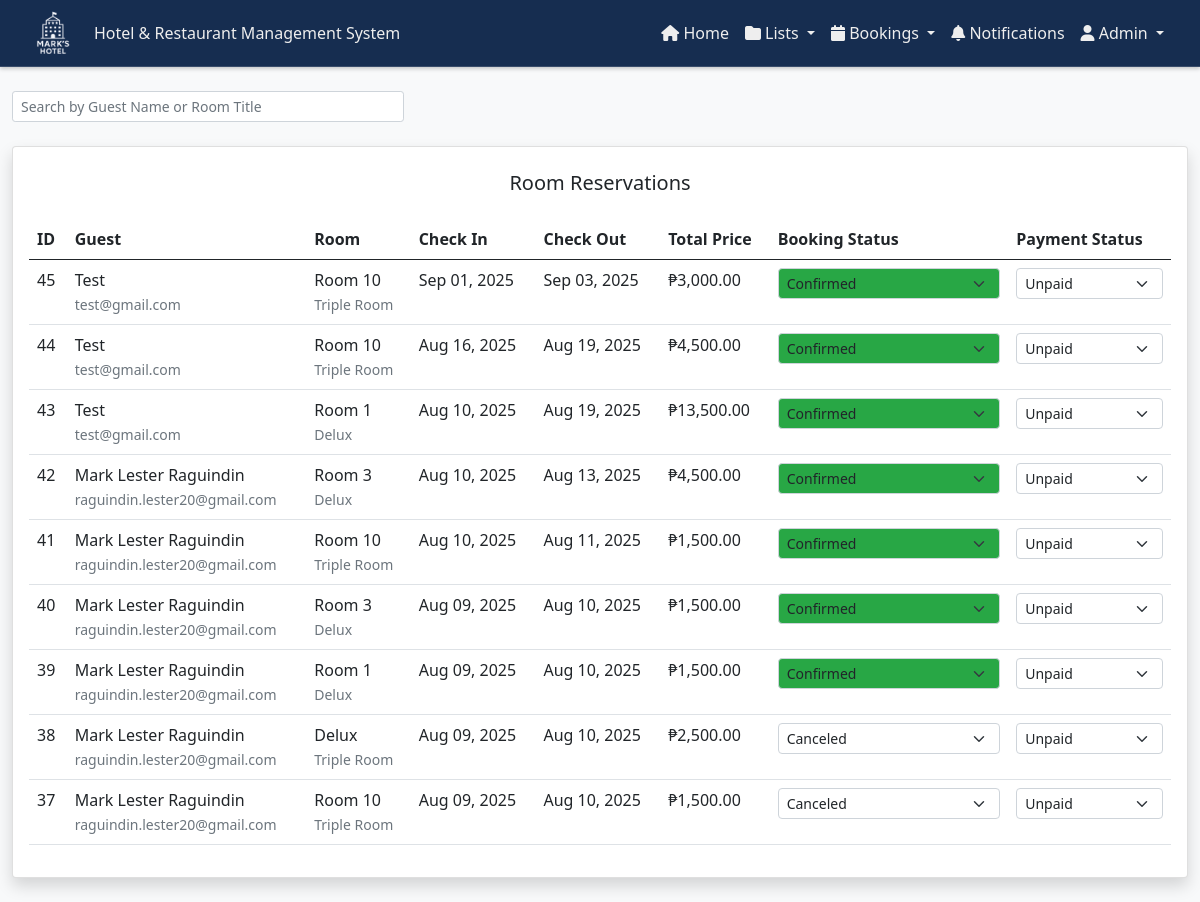
The page /admin/room_reservations.php (signed in) on the database as committed earlier.
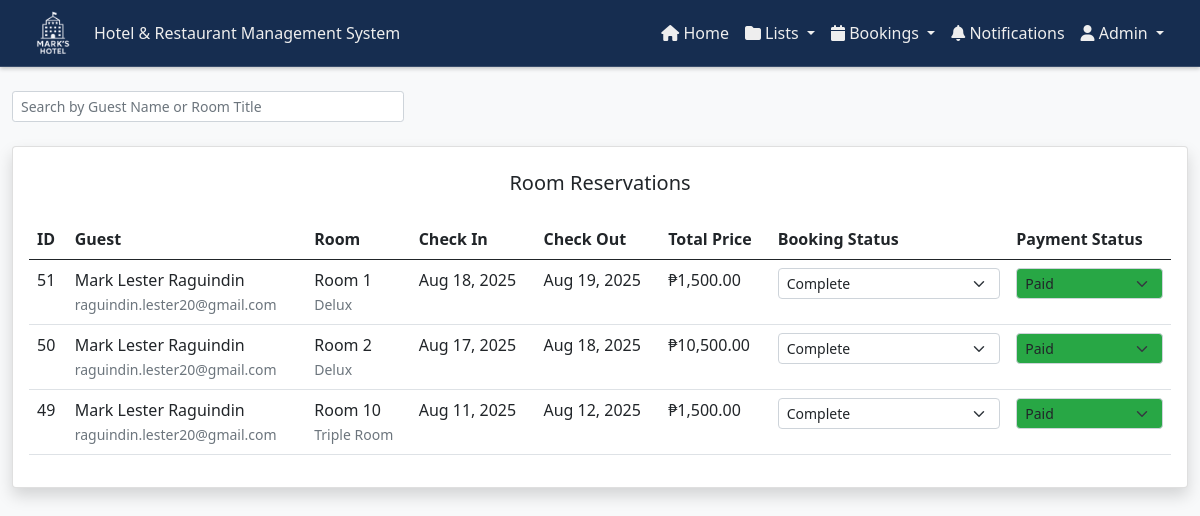
The same page on the database as committed later.
### tables this page shows
CREATE TABLE `bookings` (
  `booking_id` int(11) NOT NULL,
  `user_id` int(11) NOT NULL,
  `room_id` int(11) NOT NULL,
  `check_in_date` date NOT NULL,
  `check_out_date` date NOT NULL,
  `total_price` decimal(10,2) NOT NULL,
  `status` enum('pending','confirmed','cancelled','completed') DEFAULT 'pending',
  `payment_status` enum('unpaid','partially_paid','paid') DEFAULT 'unpaid',
  `special_requests` text DEFAULT NULL,
  `is_read` tinyint(1) DEFAULT 0,
  `created_at` timestamp NOT NULL DEFAULT current_timestamp(),
  `updated_at` timestamp NOT NULL DEFAULT current_timestamp() ON UPDATE current_timestamp()
);

CREATE TABLE `users` (
  `user_id` int(11) NOT NULL,
  `name` varchar(255) NOT NULL,
  `address` varchar(50) NOT NULL,
  `email` varchar(50) NOT NULL,
  `password` varchar(50) NOT NULL,
  `role` varchar(20) DEFAULT NULL,
  `phone` tinytext DEFAULT NULL
);

CREATE TABLE `rooms` (
  `id` int(11) NOT NULL,
  `title` varchar(255) NOT NULL,
  `room_type_id` int(11) NOT NULL,
  `images` varchar(255) DEFAULT NULL,
  `price` varchar(250) DEFAULT NULL,
  `includes` varchar(250) DEFAULT NULL
);

CREATE TABLE `room_type` (
  `id` int(11) NOT NULL,
  `title` varchar(255) NOT NULL,
  `detail` varchar(255) NOT NULL
);

### controllers/roomReservationsController.php (called while the page is built, shortened)
<?php
function getReservations($con) {
    $query = "SELECT
        b.booking_id,
        b.check_in_date,
        b.check_out_date,
        b.total_price,
        b.status as booking_status,
        b.payment_status,
        b.special_requests,
        b.created_at,
        u.name as guest_name,
        u.email as guest_email,
        r.title as room_title,
        rt.title as room_type
    FROM bookings b
    LEFT JOIN users u ON b.user_id = u.user_id
    LEFT JOIN rooms r ON b.room_id = r.id
    LEFT JOIN room_type rt ON r.room_type_id = rt.id
    ORDER BY b.created_at DESC";
    return mysqli_query($con, $query);
}
?>

### admin/room_reservations.php (the view, shortened to what this page needs)
<?php
require_once '../components/config.php';
require_once '../controllers/roomReservationsController.php';
function getPaymentStatusColor($status) {
    switch ($status) {
        case 'paid':
            return '#28a745';
        default:
            return '#ffffff';
    }
}
function getStatusColor($status) {
    switch ($status) {
        case 'confirmed':
            return '#28a745';
        default:
            return '#ffffff';
    }
}
$reservations = getReservations($con);
?>
<!DOCTYPE html>
<html lang="en">
<head>
<link href="https://cdn.jsdelivr.net/npm/bootstrap@5.0.2/dist/css/bootstrap.min.css" rel="stylesheet">
    <link rel="stylesheet" href="https://cdnjs.cloudflare.com/ajax/libs/font-awesome/6.0.0-beta3/css/all.min.css" />
    <link rel="stylesheet" href="../css/customAdminHeader.css">
    <link rel="stylesheet" href="https://cdnjs.cloudflare.com/ajax/libs/font-awesome/6.7.2/css/all.min.css">
    <link rel="stylesheet" href="https://cdn.datatables.net/1.11.5/css/dataTables.bootstrap5.min.css">
    <link rel="stylesheet" href="../css/notifications.css">
    <link rel="stylesheet" href="../css/darkTheme.css">
    <link rel="stylesheet" href="https://cdnjs.cloudflare.com/ajax/libs/jquery/3.7.1/jquery.min.js">
</head>
<body>
    <?php include '../components/header_admin.php'; ?>
    <div class="container-fluid py-4">
        <div class="text-end col-md-4 mb-3">
            <input type="text" class="form-control form-control-sm mb-3" id="searchInput" placeholder="Search by Guest Name or Room Title" onkeyup="filterTable()">
        </div>
        <div class="row mt-4">
            <div class="col-12">
                <div class="card shadow">
                    <h5 class="text-center mt-4">Room Reservations</h5>
                    <div class="card-body">
                        <div class="table-responsive">
                            <table id="reservationsTable" class="table table-white">
                                <thead>
                                    <tr>
                                        <th>ID</th>
                                        <th>Guest</th>
                                        <th>Room</th>
                                        <th>Check In</th>
                                        <th>Check Out</th>
                                        <th>Total Price</th>
                                        <th>Booking Status</th>
                                        <th>Payment Status</th>
                                    </tr>
                                </thead>
                                <tbody id="reservationsBody">
                                    <?php while($row = mysqli_fetch_assoc($reservations)): ?>
                                        <tr>
                                            <td><?php echo $row['booking_id']; ?></td>
                                            <td>
                                                <?php echo $row['guest_name']; ?><br>
                                                <small class="text-muted"><?php echo $row['guest_email']; ?></small>
                                            </td>
                                            <td>
                                                <?php echo $row['room_title']; ?><br>
                                                <small class="text-muted"><?php echo $row['room_type']; ?></small>
                                            </td>
                                            <td><?php echo date('M d, Y', strtotime($row['check_in_date'])); ?></td>
                                            <td><?php echo date('M d, Y', strtotime($row['check_out_date'])); ?></td>
                                            <td>₱<?php echo number_format($row['total_price'], 2); ?></td>
                                            <td>
                                                <form method="POST">
                                                    <select name="new_status" class="form-select form-select-sm status-select"
                                                            onchange="this.form.submit()"
                                                            style="background-color: <?php echo getStatusColor($row['booking_status']); ?>">
                                                        <option value="confirmed" <?php echo $row['booking_status'] == 'confirmed' ? 'selected' : ''; ?>>Confirmed</option>
                                                        <option value="cancelled" <?php echo $row['booking_status'] == 'cancelled' ? 'selected' : ''; ?>>Canceled</option>
                                                        <option value="completed" <?php echo $row['booking_status'] == 'completed' ? 'selected' : ''; ?>>Complete</option>
                                                    </select>
                                                </form>
                                            </td>
                                            <td>
                                                <form method="POST">
                                                    <select name="new_status" class="form-select form-select-sm status-select"
                                                            onchange="this.form.submit()"
                                                            style="background-color: <?php echo getPaymentStatusColor($row['payment_status']); ?>">
                                                        <option value="unpaid" <?php echo $row['payment_status'] == 'unpaid' ? 'selected' : ''; ?>>Unpaid</option>
                                                        <option value="paid" <?php echo $row['payment_status'] == 'paid' ? 'selected' : ''; ?>>Paid</option>
                                                    </select>
                                                </form>
                                            </td>
                                        </tr>
                                    <?php endwhile; ?>
                                </tbody>
                            </table>
                        </div>
                    </div>
                </div>
            </div>
        </div>
    </div>
</body>
</html>

### components/header_admin.php (shortened to what this page needs)
<nav class="navbar navbar-expand-lg custom-navbar">
    <div class="container-fluid">
        <img src="../images/final.png" alt="" class="me-3" style="height: 50px;">
        <a class="navbar-brand" id="navbarTitle" href="dashboard.php">
        </a>
        <div class="collapse navbar-collapse" id="navbarNav">
            <ul class="navbar-nav ms-auto">
                <li class="nav-item">
                    <a class="nav-link" aria-current="page" href="dashboard.php">
                        <i class="fas fa-home"></i> Home
                    </a>
                </li>
                <li class="nav-item dropdown">
                    <a class="nav-link dropdown-toggle" href="#" id="entriesDropdown" role="button" data-bs-toggle="dropdown" aria-expanded="false">
                        <i class="fas fa-folder"></i> Lists
                    </a>
                </li>
                <li class="nav-item dropdown">
                    <a class="nav-link dropdown-toggle" href="#" id="entriesDropdown" role="button" data-bs-toggle="dropdown" aria-expanded="false">
                        <i class="fas fa-calendar"></i> Bookings
                    </a>
                </li>
                <li class="nav-item">
                    <a class="nav-link position-relative" aria-current="page" href="#" id="notificationLink">
                        <i class="fas fa-bell"></i> Notifications
                        <span class="notification-badge"></span>
                    </a>
                </li>
                <li class="nav-item dropdown">
                    <a class="nav-link dropdown-toggle" href="#" id="userDropdown" role="button" data-bs-toggle="dropdown" aria-expanded="false">
                        <i class="fas fa-user"></i> <?php echo htmlspecialchars($_SESSION['name'] ?? 'User'); ?>
                    </a>
                </li>
            </ul>
        </div>
    </div>
</nav>

### css/customAdminHeader.css (style rules this page uses)
.custom-navbar { background-color: #162d50; border-bottom: 1px solid rgba(255, 255, 255, 0.15); box-shadow: 0 2px 4px rgba(0, 0, 0, 0.2); padding: 0.5rem 1rem; }
.custom-navbar .navbar-brand, .custom-navbar .nav-link, .custom-navbar .dropdown-toggle { color: #eee !important; font-weight: 500; font-size: 1rem; }

### css/notifications.css (style rules this page uses)
.notification-badge { position: absolute; top: -5px; right: -5px; font-size: 0.75rem; padding: 0.25em 0.4em; border-radius: 50%; }
#notificationLink { position: relative; cursor: pointer; }

### css/darkTheme.css (style rules this page uses)
:root { --light-bg: #f8f9fa; --light-text: #212529; --light-card-bg: #ffffff; --light-border: #dee2e6; --light-input-bg: #ffffff; --dark-bg: #121212; --dark-text: #e9ecef; --dark-card-bg: #1e1e1e; --dark-border: #333333; --dark-input-bg: #2d2d2d; }
body { background-color: var(--light-bg); color: var(--light-text); transition: background-color 0.3s, color 0.3s; }

Rows that differ between the two databases and show on the page:
removed bookings: booking_id "45", user.name "Test", user.email "test@gmail.com", room.title "Room 10", room_type.title "Triple Room", check_in_date "Sep 01, 2025", check_out_date "Sep 03, 2025", total_price "3,000.00", new_status "Confirmed", new_status "Unpaid"
removed bookings: booking_id "44", user.name "Test", user.email "test@gmail.com", room.title "Room 10", room_type.title "Triple Room", check_in_date "Aug 16, 2025", check_out_date "Aug 19, 2025", total_price "4,500.00", new_status "Confirmed", new_status "Unpaid"
removed bookings: booking_id "43", user.name "Test", user.email "test@gmail.com", room.title "Room 1", room_type.title "Delux", check_in_date "Aug 10, 2025", check_out_date "Aug 19, 2025", total_price "13,500.00", new_status "Confirmed", new_status "Unpaid"
removed bookings: booking_id "42", user.name "Mark Lester Raguindin", user.email "raguindin.lester20@gmail.com", room.title "Room 3", room_type.title "Delux", check_in_date "Aug 10, 2025", check_out_date "Aug 13, 2025", total_price "4,500.00", new_status "Confirmed", new_status "Unpaid"
removed bookings: booking_id "41", user.name "Mark Lester Raguindin", user.email "raguindin.lester20@gmail.com", room.title "Room 10", room_type.title "Triple Room", check_in_date "Aug 10, 2025", check_out_date "Aug 11, 2025", total_price "1,500.00", new_status "Confirmed", new_status "Unpaid"
removed bookings: booking_id "40", user.name "Mark Lester Raguindin", user.email "raguindin.lester20@gmail.com", room.title "Room 3", room_type.title "Delux", check_in_date "Aug 09, 2025", check_out_date "Aug 10, 2025", total_price "1,500.00", new_status "Confirmed", new_status "Unpaid"
removed bookings: booking_id "39", user.name "Mark Lester Raguindin", user.email "raguindin.lester20@gmail.com", room.title "Room 1", room_type.title "Delux", check_in_date "Aug 09, 2025", check_out_date "Aug 10, 2025", total_price "1,500.00", new_status "Confirmed", new_status "Unpaid"
removed bookings: booking_id "38", user.name "Mark Lester Raguindin", user.email "raguindin.lester20@gmail.com", room.title "Delux", room_type.title "Triple Room", check_in_date "Aug 09, 2025", check_out_date "Aug 10, 2025", total_price "2,500.00", new_status "Canceled", new_status "Unpaid"
removed bookings: booking_id "37", user.name "Mark Lester Raguindin", user.email "raguindin.lester20@gmail.com", room.title "Room 10", room_type.title "Triple Room", check_in_date "Aug 09, 2025", check_out_date "Aug 10, 2025", total_price "1,500.00", new_status "Canceled", new_status "Unpaid"
added bookings: booking_id "51", user.name "Mark Lester Raguindin", user.email "raguindin.lester20@gmail.com", room.title "Room 1", room_type.title "Delux", check_in_date "Aug 18, 2025", check_out_date "Aug 19, 2025", total_price "1,500.00", new_status "Complete", new_status "Paid"
added bookings: booking_id "50", user.name "Mark Lester Raguindin", user.email "raguindin.lester20@gmail.com", room.title "Room 2", room_type.title "Delux", check_in_date "Aug 17, 2025", check_out_date "Aug 18, 2025", total_price "10,500.00", new_status "Complete", new_status "Paid"
added bookings: booking_id "49", user.name "Mark Lester Raguindin", user.email "raguindin.lester20@gmail.com", room.title "Room 10", room_type.title "Triple Room", check_in_date "Aug 11, 2025", check_out_date "Aug 12, 2025", total_price "1,500.00", new_status "Complete", new_status "Paid"
